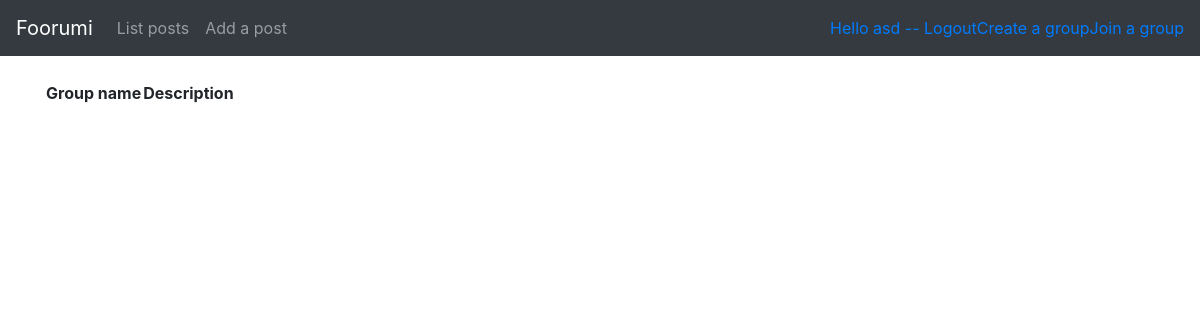
Page /groups/ (signed in) on the earlier database version.
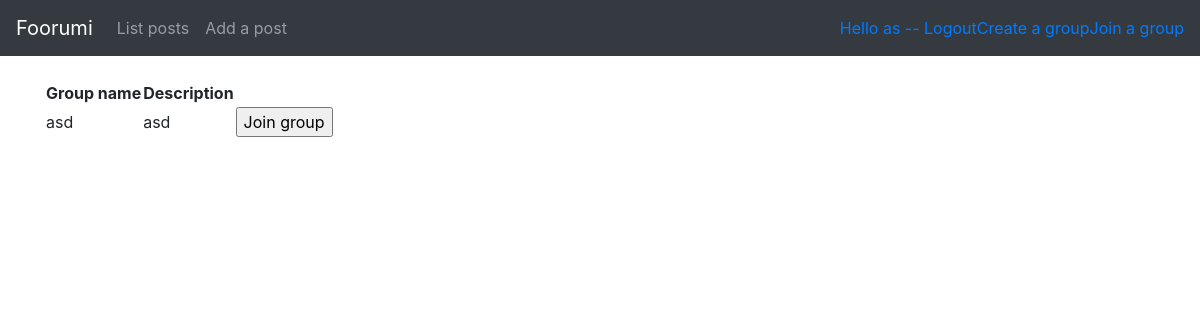
Same page on the later database version.
### application/auth/models.py (models this page shows, shortened)
class User(Base):
    __tablename__ = "account"
    id = db.Column(db.Integer, primary_key=True)
    name = db.Column(db.String(144), nullable=False)
    username = db.Column(db.String(144), nullable=False)
    email = db.Column(db.String(144), nullable=False)
    password = db.Column(db.String(144), nullable=False)
    articles = db.relationship("Article", backref='account', lazy =True)
    groups = db.relationship("Groups", backref='groups', lazy =True)

### application/groups/models.py (models this page shows, shortened)
class Groups(Base):
    id = db.Column(db.Integer, primary_key=True)
    date_created = db.Column(db.DateTime, default=db.func.current_timestamp())
    date_modified = db.Column(db.DateTime, default=db.func.current_timestamp(), onupdate=db.func.current_timestamp())
    name = db.Column(db.String(144), nullable=False)
    desc = db.Column(db.String(200), nullable=False)
    account_id = db.Column(db.Integer, db.ForeignKey('account.id'), nullable=False)

### application/groups/views.py (the view)
@app.route("/groups/", methods=["GET"])
def groups_list():
    return render_template("groups/list.html", groups = Groups.query.all())

### application/__init__.py (called while the page is built)
@login_manager.user_loader
def load_user(user_id):
    return User.query.get(user_id)

### application/templates/groups/list.html
{% extends "layout.html" %}
{% block body %}
  <table>
    <tr>
      <th>Group name</th>
	  <th>Description</th>
    </tr>
    {% for groups in groups %}
    <tr>
      <td>{{ groups.name }}</td>
	  <td>{{ groups.desc }}</td>
	  <td>
		<form method="POST" action="{{ url_for('groups_join', groups_id=groups.id) }}">
			<input type="submit" value="Join group"/>
		</form>
      </td>
    </tr>
    {% endfor %}
  </table>
{% endblock %}

### application/templates/layout.html (shortened to what this page needs)
<!DOCTYPE html>
<html>
  <head>
	<link rel="stylesheet" href="https://maxcdn.bootstrapcdn.com/bootstrap/4.0.0/css/bootstrap.min.css">
  </head>
  <body>
    <nav class="navbar navbar-expand-md navbar-dark bg-dark mb-4">
	<a class="navbar-brand" href="{{ url_for('index') }}">Foorumi</a>
	<div class="collapse navbar-collapse" id="navbarCollapse">
          <ul class="navbar-nav mr-auto">
            <li class="nav-item">
              <a class="nav-link" href="{{ url_for('article_index') }} ">List posts</a>
            </li>
            <li class="nav-item">
              <a class="nav-link" href="{{ url_for('article_form') }} ">Add a post</a>
            </li>
          </ul>
	<div class="form-inline mt-2 mt-md-0">
	{% if current_user.is_authenticated %}
	<a href="{{ url_for('auth_logout') }}">Hello {{ current_user.name }} -- Logout</a>
	<a href="{{ url_for('groups_form') }}">Create a group</a>
	<a href="{{ url_for('groups_list') }}">Join a group</a>
	  {% else %}
	<a href="{{ url_for('auth_login') }}">Login</a>
	<a href="{{ url_for('auth_form') }}">Register</a>
	  {% endif %}
          </div>
		</div>
      </nav>
    <main role="main" class="container">
    {% block body %}{% endblock %}
  </body>
</html>

Differences in the rows shown:
no longer on this page (row edited): User: name "asd"
now on this page (row edited): User: name "as"
added Groups: name "asd", desc "asd"
